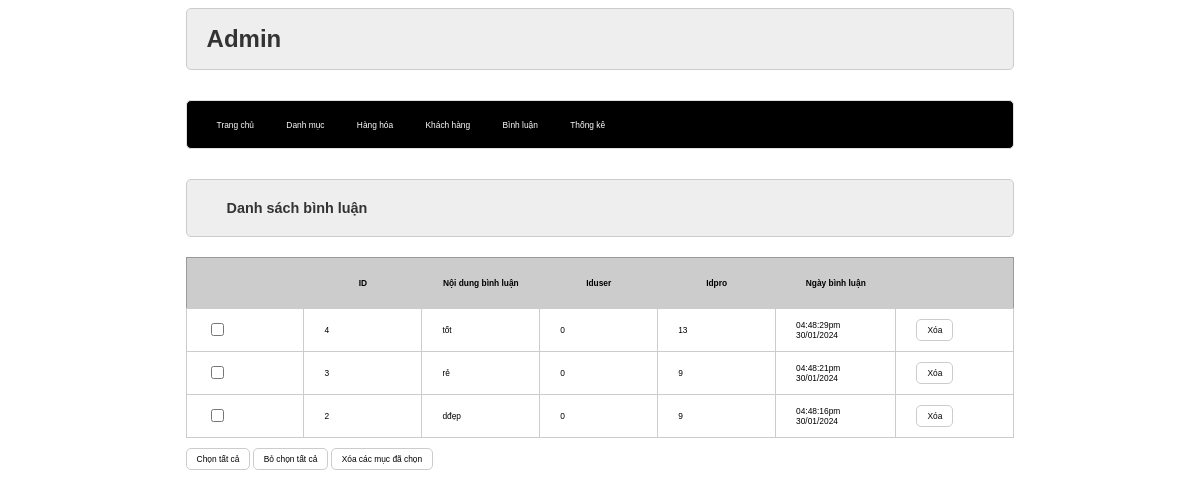
Screenshot of /admin/index.php?act=dsbl with the database file from the repository.
### tables this page shows
CREATE TABLE `binhluan` (
  `id` int(11) NOT NULL,
  `noidung` varchar(255) NOT NULL,
  `iduser` int(11) NOT NULL,
  `idpro` int(11) NOT NULL,
  `ngaybinhluan` varchar(255) NOT NULL
);

### model/pdo.php (called while the page is built, shortened)
<?php
function pdo_get_connection(){
    $dburl = "mysql:host=localhost;dbname=duanmau2021;charset=utf8";
    $username = 'root';
    $password = '';
    $conn = new PDO($dburl, $username, $password);
    $conn->setAttribute(PDO::ATTR_ERRMODE, PDO::ERRMODE_EXCEPTION);
    return $conn;
}
function pdo_query($sql){
    $sql_args = array_slice(func_get_args(), 1);
    try{
        $conn = pdo_get_connection();
        $stmt = $conn->prepare($sql);
        $stmt->execute($sql_args);
        $rows = $stmt->fetchAll();
        return $rows;
    }
    catch(PDOException $e){
        throw $e;
    }
    finally{
        unset($conn);
    }
}

### model/binhluan.php (called while the page is built, shortened)
<?php
function loadall_binhluan($idpro){
    $sql="select * from binhluan where 1";
    $sql.="  order by id desc";
    $listbl=pdo_query($sql);
    return $listbl;
}
?>

### admin/binhluan/list.php (the view, shortened to what this page needs)
<div class="row">
            <div class="row header frmtitle">
                <h1>Danh sách bình luận</h1>
            </div>
            <div class="row frmcontent">
                <div class="row mb10 frmdsloai">
                   <table>
                    <tr>
                        <th></th>
                        <th>ID</th>
                        <th>Nội dung bình luận</th>
                        <th>Iduser</th>
                        <th>Idpro</th>
                        <th>Ngày bình luận</th>
                        <th></th>
                    </tr>
                    <?php
                        foreach ($listbinhluan as $binhluan) {
                            extract($binhluan);
                            $xoabl="index.php?act=xoabl&id=".$id;
                            echo '<tr>
                            <td><input type="checkbox" name="" id=""></td>
                            <td>'.$id.'</td>
                            <td>'.$noidung.'</td>
                            <td>'.$iduser.'</td>
                            <td>'.$idpro.'</td>
                            <td>'.$ngaybinhluan.'</td>
                            <td> <a href="'.$xoabl.'"><input type="button" value="Xóa"></a></td>
                        </tr>';
                        }
                    ?>
                   </table>
                </div>
                <div class="row mb10">
                    <input type="button" value="Chọn tất cả">
                    <input type="button" value="Bỏ chọn tất cả">
                    <input type="button" value="Xóa các mục đã chọn">
                </div>
            </div>
        </div>

### view/css/style.css (style rules this page uses)
* { box-sizing: border-box; font-family: sans-serif; font-size: 0.7vw; }
.row { float: left; width: 100%; }
.mb10 { margin-bottom: 10px; }
.header { background-color: aquamarine; border: 1px rosybrown solid; font-size: 1vw; color: brown; border-radius: 5px; }
.header h1 { margin: 20px; font-size: 1.2vw; }
.formtaikhoan input[type="submit"], .frmcontent input[type="submit"], .frmcontent input[type="reset"], .frmcontent input[type="button"] { border-radius: 5px; padding: 5px 10px; background-color: white; border: 1px #ccc solid; }
.frmtitle { background-color: #eee; border: 1px #ccc solid; color: #333; border-radius: 5px; padding: 0px 20px; }
.frmcontent { padding: 20px 0px; }
.frmdsloai table { width: 100%; border-collapse: collapse; border: 1px solid #999; }
.frmdsloai table th { padding: 20px; background-color: #ccc; width: 10%; }
.frmdsloai table td { padding: 10px 20px; border: 1px solid #ccc; }

### rows the page displays
binhluan: id "4", noidung "tốt", iduser "0", idpro "13", ngaybinhluan "04:48:29pm 30/01/2024"
binhluan: id "3", noidung "rẻ", iduser "0", idpro "9", ngaybinhluan "04:48:21pm 30/01/2024"
binhluan: id "2", noidung "dđẹp", iduser "0", idpro "9", ngaybinhluan "04:48:16pm 30/01/2024"
